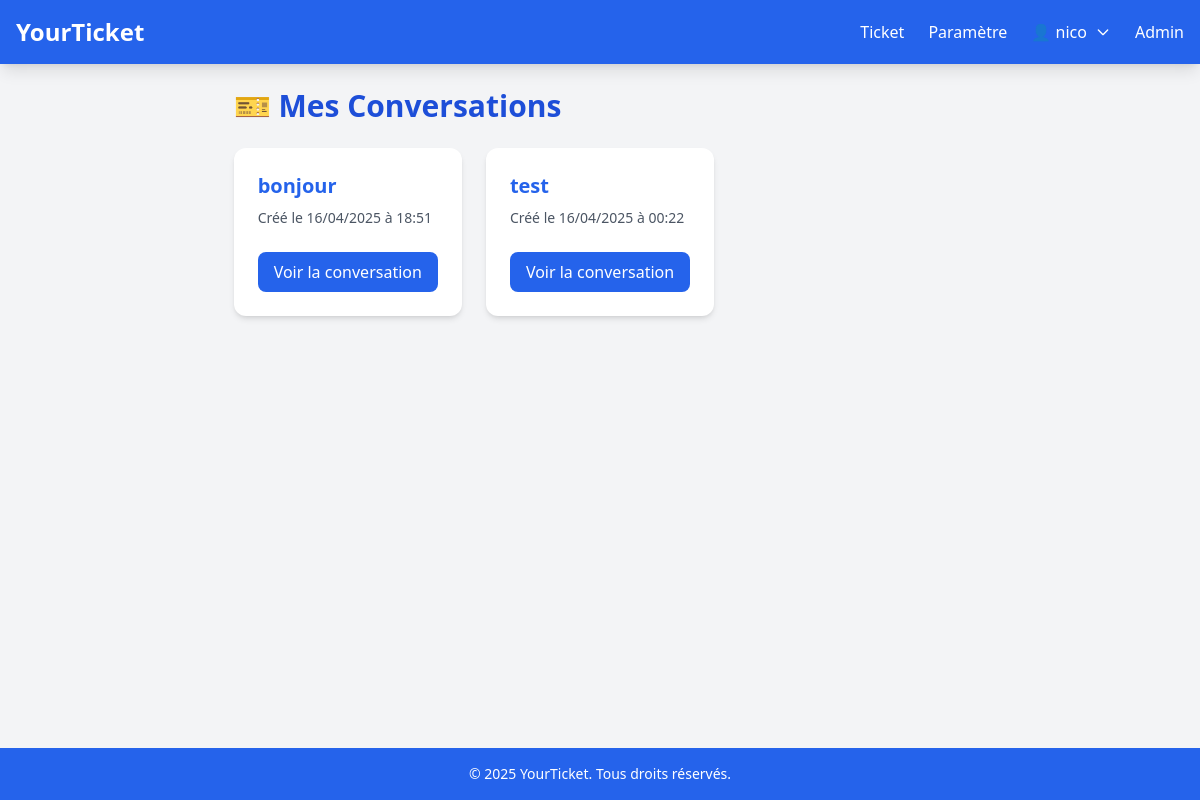
/SITE_TICKET/yourticket.php (signed in), run on the app's committed database.
### tables this page shows
CREATE TABLE `Ticket` (
  `Id` int NOT NULL,
  `Title` varchar(255) NOT NULL,
  `User_id` int DEFAULT NULL,
  `Created_at` timestamp NULL DEFAULT CURRENT_TIMESTAMP,
  `Updated_at` timestamp NULL DEFAULT NULL,
  `Updated_by` int DEFAULT NULL,
  `Created_by` int DEFAULT NULL,
  `Deleted_at` timestamp NULL DEFAULT NULL
);

### SITE_TICKET/yourticket.php (the view, shortened to what this page needs)
<?php
require_once './src/php/dbconn.php';
$user_id = $_SESSION['id'];
$sql = "
  SELECT
    t.*,
    (SELECT COUNT(*) FROM Messages m WHERE m.Ticket_id = t.Id AND m.Created_by != :user_id) AS unread_count
  FROM Ticket t
  WHERE t.User_id = :user_id AND t.Deleted_at IS NULL
  ORDER BY t.Created_at DESC
";
$stmt = $db->prepare($sql);
$stmt->bindParam(':user_id', $user_id, PDO::PARAM_INT);
$stmt->execute();
$tickets = $stmt->fetchAll(PDO::FETCH_ASSOC);
?>
<!DOCTYPE html>
<html lang="fr">
<head>
  <script src="https://cdn.tailwindcss.com"></script>
</head>
<body class="bg-gray-100 text-gray-900 font-sans min-h-screen flex flex-col">
  <?php require_once './src/components/header.php'; ?>
  <main class="flex-grow max-w-6xl mx-auto p-6">
    <h1 class="text-3xl font-bold mb-6 text-blue-700">🎫 Mes Conversations</h1>
    <?php if (empty($tickets)): ?>
      <p class="italic text-gray-500">Vous n'avez pas encore créé de ticket.</p>
    <?php else: ?>
      <ul class="grid gap-6 grid-cols-1 sm:grid-cols-2 lg:grid-cols-3">
        <?php foreach ($tickets as $t): ?>
          <li class="relative bg-white rounded-xl shadow-md hover:shadow-lg transition p-6 group">
            <a href="ticket_view.php?id=<?= $t['Id'] ?>" class="block h-full">
              <h2 class="text-xl font-semibold text-blue-600 group-hover:text-blue-800 transition mb-2">
                <?= htmlspecialchars($t['Title']) ?>
              </h2>
              <p class="text-sm text-gray-600">
                Créé le <?= date('d/m/Y à H:i', strtotime($t['Created_at'])) ?>
              </p>
              <div class="mt-6">
                <button class="bg-blue-600 text-white px-4 py-2 rounded-lg hover:bg-blue-700 transition">
                  Voir la conversation
                </button>
              </div>
            </a>
          </li>
        <?php endforeach; ?>
      </ul>
    <?php endif; ?>
  </main>
  <?php require_once './src/components/footer.php'; ?>
</body>
</html>

### data on the page
ticket: Title "bonjour", Created_at "16/04/2025 à 18:51"
ticket: Title "test", Created_at "16/04/2025 à 00:22"

### other printed values
$_SESSION['fname'] "nico"
